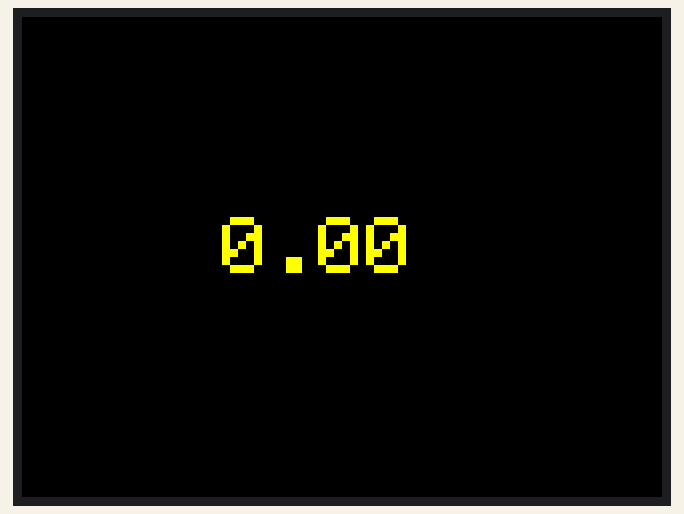
Simulated run of this sketch. Board: ESP32. Shown: 320×240 colour display.

Above: at 0.2 s.
At 5.08 s:
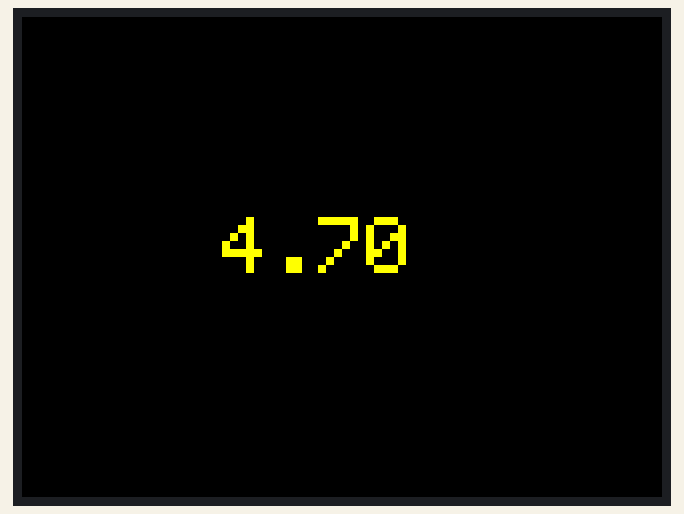
At 10.07 s:
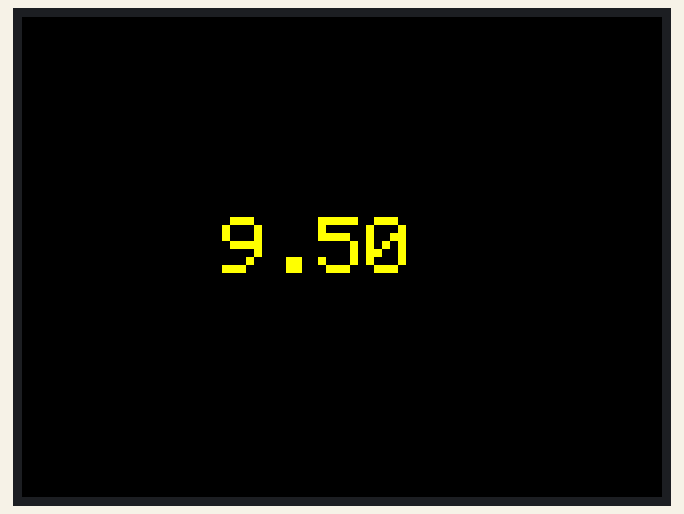
At 20.03 s:
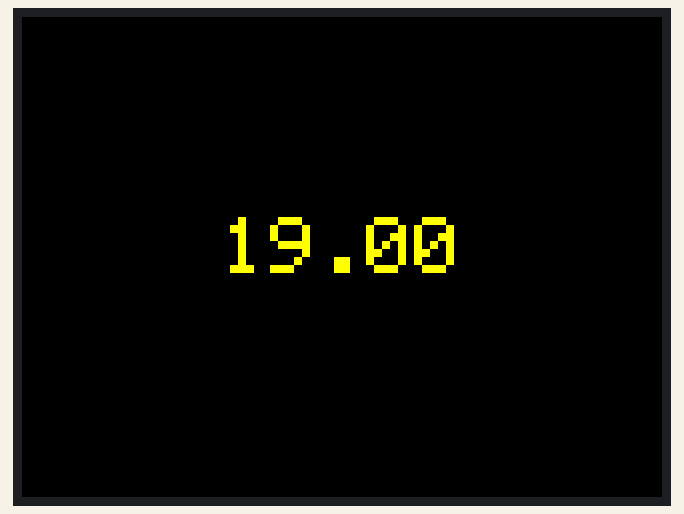
At 29.89 s:
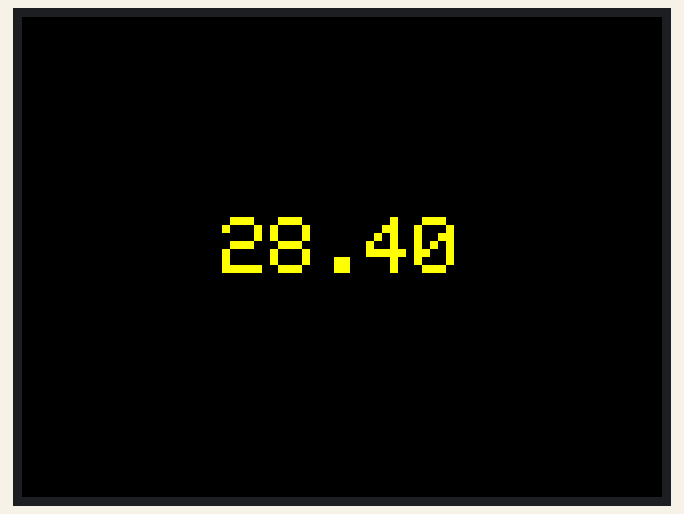
At 39.85 s:
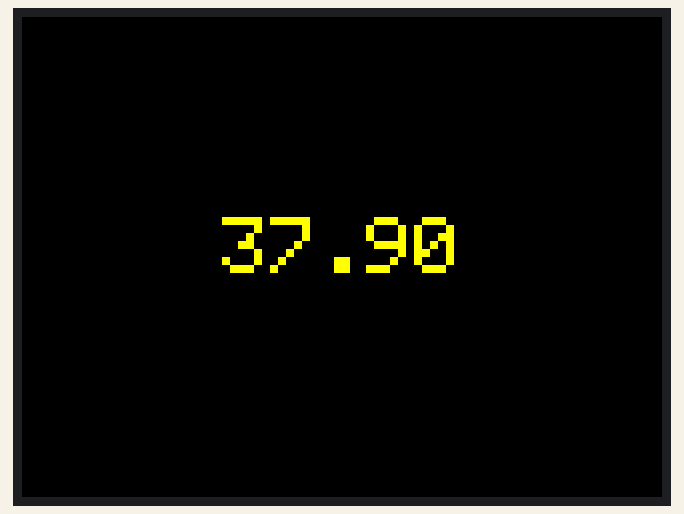

The sketch:

2_count_up_practice.ino
```cpp
#include <M5Stack.h>

float number = 0;

void setup() {
  M5.begin();
  M5.Lcd.setTextSize(4);
  M5.Lcd.setTextColor(YELLOW, BLACK);
}

void loop() {
  M5.Lcd.setCursor(100, 100);
  M5.Lcd.println(number);
  number = number + 0.1;
  delay(100);
}
```
